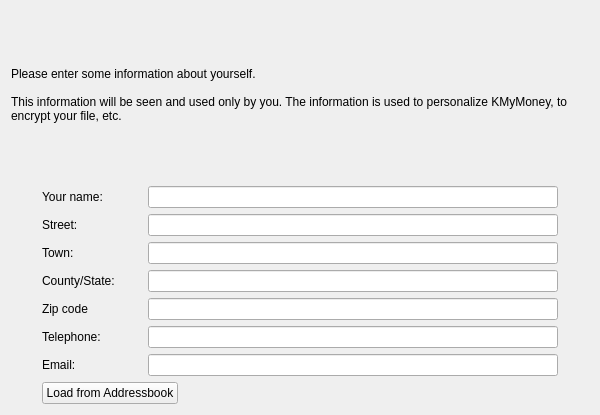
<?xml version="1.0" encoding="UTF-8"?>
<ui version="4.0" stdsetdef="1">
  <author></author>
  <comment></comment>
  <exportmacro></exportmacro>
  <class>KGeneralPage</class>
  <widget class="QWidget" name="KGeneralPage">
    <property name="geometry">
      <rect>
        <x>0</x>
        <y>0</y>
        <width>600</width>
        <height>415</height>
      </rect>
    </property>
    <layout class="QVBoxLayout">
      <item>
        <widget class="QLabel" name="qLabel2">
          <property name="text">
            <string>Please enter some information about yourself.&lt;br&gt;&lt;br&gt;

This information will be seen and used only by you. The information is used to personalize KMyMoney, to encrypt your file, etc.</string>
          </property>
          <property name="wordWrap">
            <bool>true</bool>
          </property>
        </widget>
      </item>
      <item>
        <layout class="QHBoxLayout">
          <item>
            <widget class="QFrame" name="frame8">
              <property name="minimumSize">
                <size>
                  <width>25</width>
                  <height>0</height>
                </size>
              </property>
              <property name="frameShape">
                <enum>QFrame::NoFrame</enum>
              </property>
              <property name="frameShadow">
                <enum>QFrame::Plain</enum>
              </property>
            </widget>
          </item>
          <item>
            <layout class="QVBoxLayout">
              <item>
                <layout class="QGridLayout">
                  <item row="3" column="0">
                    <widget class="QLabel" name="TextLabel4">
                      <property name="minimumSize">
                        <size>
                          <width>100</width>
                          <height>0</height>
                        </size>
                      </property>
                      <property name="text">
                        <string>County/State:</string>
                      </property>
                      <property name="wordWrap">
                        <bool>false</bool>
                      </property>
                    </widget>
                  </item>
                  <item row="0" column="1">
                    <widget class="KLineEdit" name="m_userNameEdit"/>
                  </item>
                  <item row="3" column="1">
                    <widget class="KLineEdit" name="m_countyEdit"/>
                  </item>
                  <item row="2" column="1">
                    <widget class="KLineEdit" name="m_townEdit"/>
                  </item>
                  <item row="1" column="0">
                    <widget class="QLabel" name="TextLabel2">
                      <property name="minimumSize">
                        <size>
                          <width>100</width>
                          <height>0</height>
                        </size>
                      </property>
                      <property name="text">
                        <string>Street:</string>
                      </property>
                      <property name="wordWrap">
                        <bool>false</bool>
                      </property>
                    </widget>
                  </item>
                  <item row="1" column="1">
                    <widget class="KLineEdit" name="m_streetEdit"/>
                  </item>
                  <item row="6" column="0">
                    <widget class="QLabel" name="TextLabel7">
                      <property name="minimumSize">
                        <size>
                          <width>100</width>
                          <height>0</height>
                        </size>
                      </property>
                      <property name="text">
                        <string comment="@label email address">Email:</string>
                      </property>
                      <property name="wordWrap">
                        <bool>false</bool>
                      </property>
                    </widget>
                  </item>
                  <item row="0" column="0">
                    <widget class="QLabel" name="TextLabel1">
                      <property name="text">
                        <string>Your name:</string>
                      </property>
                      <property name="wordWrap">
                        <bool>false</bool>
                      </property>
                    </widget>
                  </item>
                  <item row="5" column="0">
                    <widget class="QLabel" name="TextLabel6">
                      <property name="minimumSize">
                        <size>
                          <width>100</width>
                          <height>0</height>
                        </size>
                      </property>
                      <property name="text">
                        <string>Telephone:</string>
                      </property>
                      <property name="wordWrap">
                        <bool>false</bool>
                      </property>
                    </widget>
                  </item>
                  <item row="2" column="0">
                    <widget class="QLabel" name="TextLabel3">
                      <property name="minimumSize">
                        <size>
                          <width>100</width>
                          <height>0</height>
                        </size>
                      </property>
                      <property name="text">
                        <string>Town:</string>
                      </property>
                      <property name="wordWrap">
                        <bool>false</bool>
                      </property>
                    </widget>
                  </item>
                  <item row="6" column="1">
                    <widget class="KLineEdit" name="m_emailEdit"/>
                  </item>
                  <item row="4" column="0">
                    <widget class="QLabel" name="TextLabel5">
                      <property name="minimumSize">
                        <size>
                          <width>100</width>
                          <height>0</height>
                        </size>
                      </property>
                      <property name="text">
                        <string>Zip code</string>
                      </property>
                      <property name="wordWrap">
                        <bool>false</bool>
                      </property>
                    </widget>
                  </item>
                  <item row="5" column="1">
                    <widget class="KLineEdit" name="m_telephoneEdit"/>
                  </item>
                  <item row="4" column="1">
                    <widget class="KLineEdit" name="m_zipcodeEdit"/>
                  </item>
                </layout>
              </item>
              <item>
                <layout class="QHBoxLayout">
                  <item>
                    <widget class="QPushButton" name="m_loadAddressButton">
                      <property name="text">
                        <string>Load from Addressbook</string>
                      </property>
                    </widget>
                  </item>
                  <item>
                    <spacer name="spacer9">
                      <property name="sizeHint">
                        <size>
                          <width>61</width>
                          <height>20</height>
                        </size>
                      </property>
                      <property name="sizeType">
                        <enum>QSizePolicy::Expanding</enum>
                      </property>
                      <property name="orientation">
                        <enum>Qt::Horizontal</enum>
                      </property>
                    </spacer>
                  </item>
                </layout>
              </item>
            </layout>
          </item>
          <item>
            <widget class="QFrame" name="frame8_2">
              <property name="minimumSize">
                <size>
                  <width>25</width>
                  <height>0</height>
                </size>
              </property>
              <property name="frameShape">
                <enum>QFrame::NoFrame</enum>
              </property>
              <property name="frameShadow">
                <enum>QFrame::Plain</enum>
              </property>
            </widget>
          </item>
        </layout>
      </item>
    </layout>
  </widget>
  <layoutdefault spacing="6" margin="11"/>
  <customwidgets>
    <customwidget>
      <class>KLineEdit</class>
      <extends>QLineEdit</extends>
      <header location="global">klineedit.h</header>
    </customwidget>
  </customwidgets>
  </ui>
